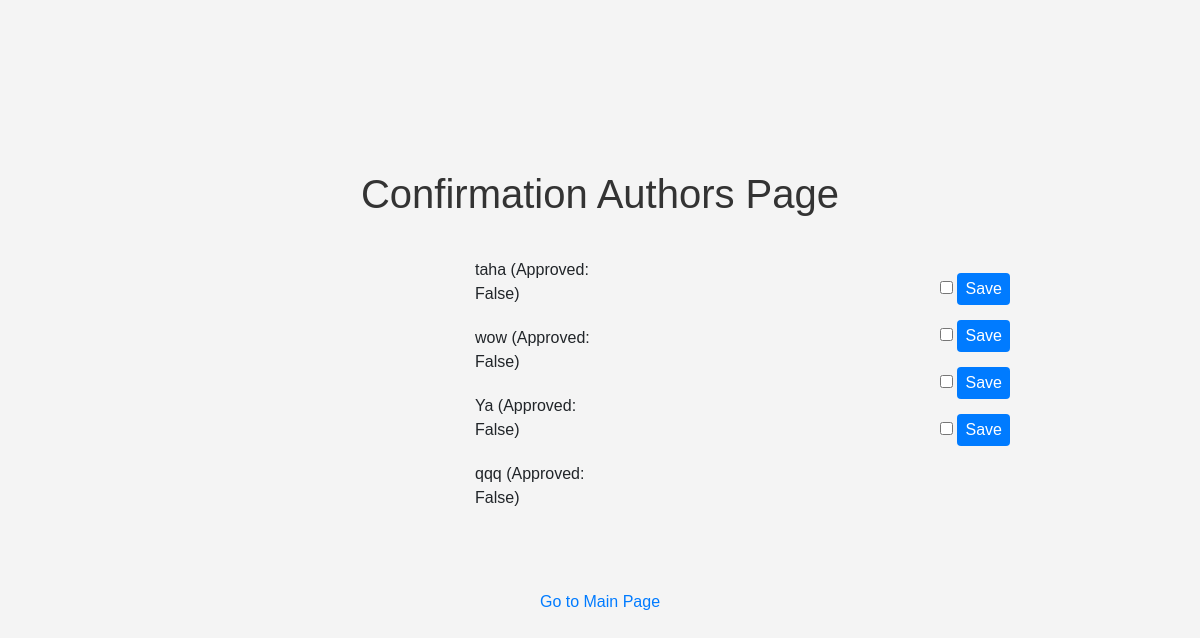
Page /user/confirmation/ on the earlier database version.
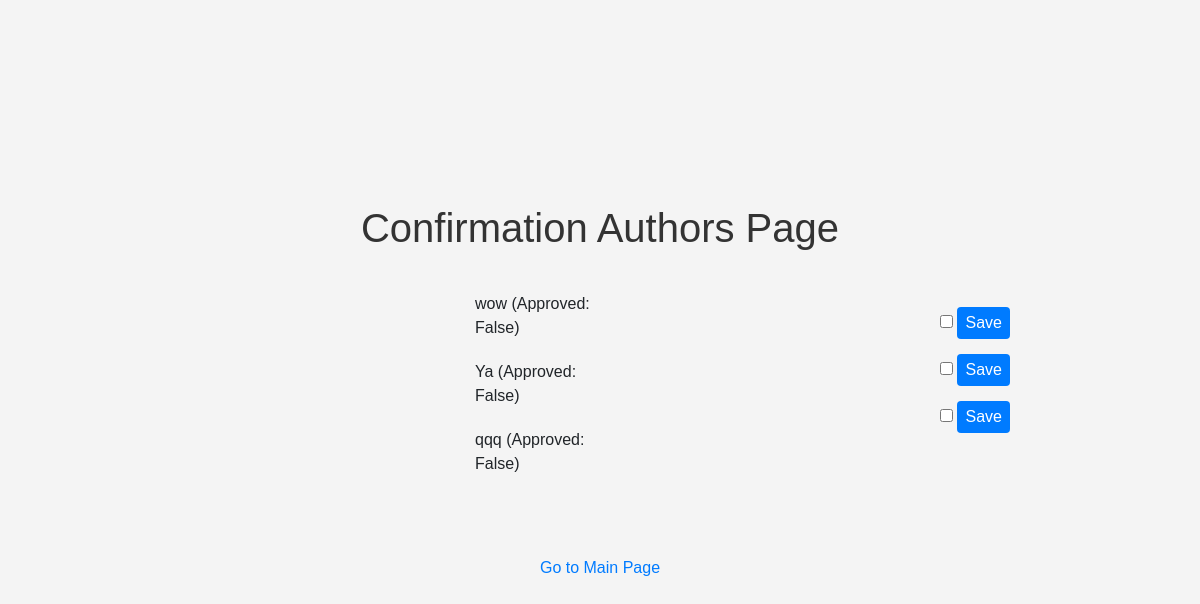
Same page on the later database version.
### authors/models.py (models this page shows, shortened)
class Profile_authors(models.Model):
    user = models.OneToOneField(User,on_delete=models.CASCADE,null=True,blank=True)
    username = models.CharField(max_length=200,blank=True,null=True)
    email = models.EmailField(max_length=500,blank=True,null=True)
    bio =  models.TextField(max_length=100,blank=True,null=True)
    id = models.UUIDField(default=uuid.uuid4 , unique=True,primary_key=True,editable=False)
    confirmation = models.BooleanField(default=False)

### authors/views.py (the view)
# urls.py: path('confirmation/', views.confirmationauthors, name='confirmation'),
def confirmationauthors (request):
    profiles = Profile_authors.objects.filter(confirmation=False)
    forms = []
    if request.method == 'POST':
        for profile in profiles:
            form = ProfileConfirmationForm (request.POST, instance=profile)
            if form.is_valid():
                form.save()
                return redirect('confirmation')
    else:
        for profile in profiles:
            forms.append(ProfileConfirmationForm (instance=profile))
    return render(request,'confirm_account.html',{'profiles': profiles, 'forms': forms})

### authors/templates/confirm_account.html (shortened to what this page needs)
<!DOCTYPE html>
<html lang="en">
<head>
    <link rel="stylesheet" href="https://maxcdn.bootstrapcdn.com/bootstrap/4.0.0/css/bootstrap.min.css">
</head>
<body>
    <div id="content-wrapper">
        <h1>Confirmation Authors Page</h1>
        <div class="container">
            <div class="comment">
                <ul>
                    {% for profile in profiles %}
                        <li>{{ profile.username }}  (Approved: {{ profile.confirmation }})</li>
                    {% endfor %}
                </ul>
            </div>
            <div class="form">
                {% for form in forms %}
                    <form method="post" action="{% url 'confirmation' %}">
                        {{ form.confirmation }}
                        <button type="submit">Save</button>
                    </form>
                {% endfor %}
            </div>
        </div>
        <p><a href="{% url 'essay_list' %}">Go to Main Page</a></p>
    </div>
</body>
</html>

Differences in the rows shown:
no longer on this page (row edited): Profile_authors: username "taha", confirmation "False"
Other differences:
list line gone: "Save"
